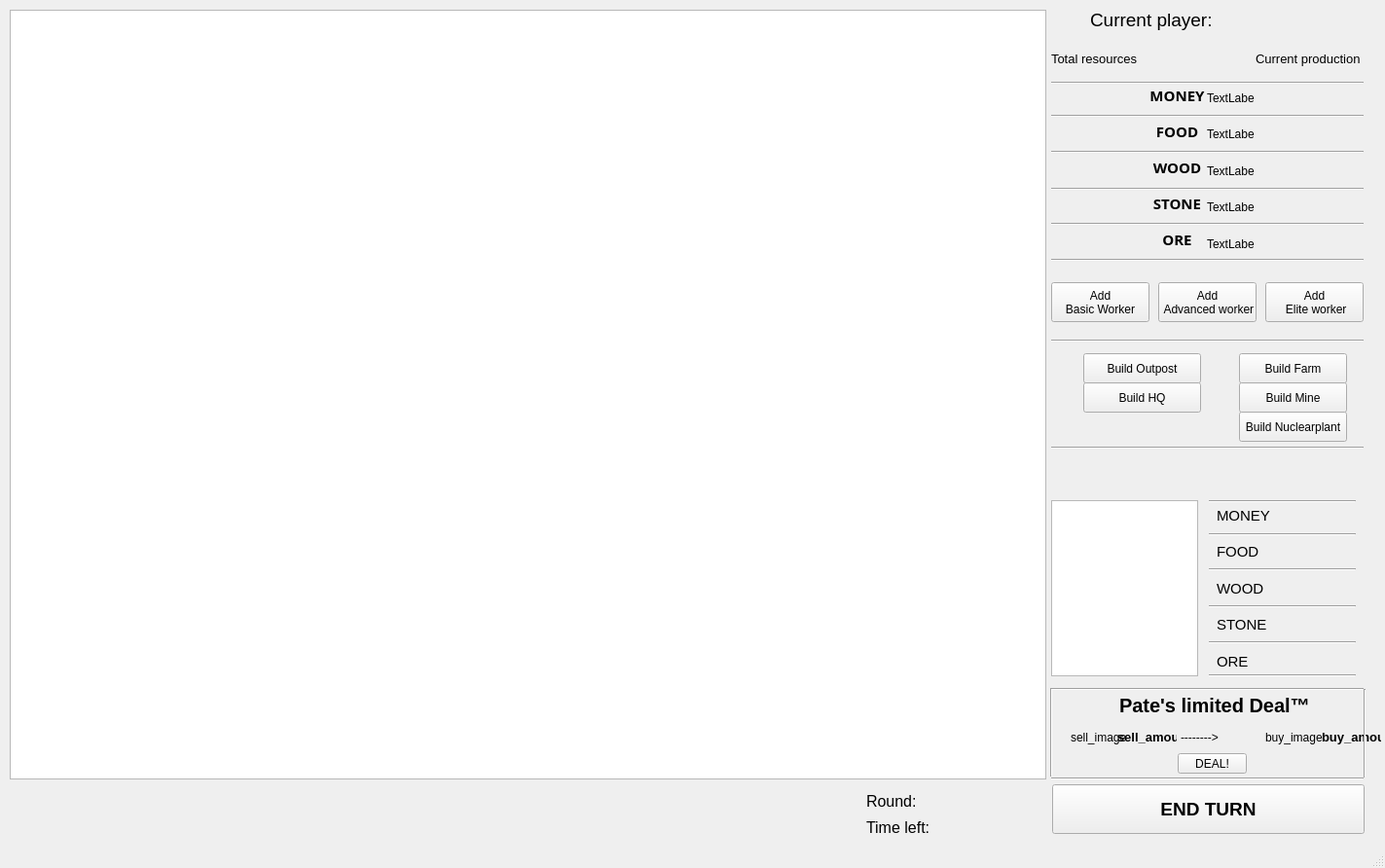
<?xml version="1.0" encoding="UTF-8"?>
<ui version="4.0">
 <class>MapWindow</class>
 <widget class="QMainWindow" name="MapWindow">
  <property name="geometry">
   <rect>
    <x>0</x>
    <y>0</y>
    <width>1423</width>
    <height>892</height>
   </rect>
  </property>
  <property name="windowTitle">
   <string>MainWindow</string>
  </property>
  <property name="layoutDirection">
   <enum>Qt::LeftToRight</enum>
  </property>
  <widget class="QWidget" name="centralwidget">
   <widget class="QGraphicsView" name="graphicsView">
    <property name="geometry">
     <rect>
      <x>10</x>
      <y>10</y>
      <width>1065</width>
      <height>791</height>
     </rect>
    </property>
    <property name="sizePolicy">
     <sizepolicy hsizetype="Fixed" vsizetype="Fixed">
      <horstretch>0</horstretch>
      <verstretch>0</verstretch>
     </sizepolicy>
    </property>
    <property name="minimumSize">
     <size>
      <width>1060</width>
      <height>675</height>
     </size>
    </property>
   </widget>
   <widget class="QPushButton" name="add_farm_button">
    <property name="geometry">
     <rect>
      <x>1273</x>
      <y>363</y>
      <width>111</width>
      <height>31</height>
     </rect>
    </property>
    <property name="text">
     <string>Build Farm</string>
    </property>
   </widget>
   <widget class="QPushButton" name="add_outpost_button">
    <property name="geometry">
     <rect>
      <x>1113</x>
      <y>363</y>
      <width>121</width>
      <height>31</height>
     </rect>
    </property>
    <property name="text">
     <string>Build Outpost</string>
    </property>
   </widget>
   <widget class="QPushButton" name="add_hq_button">
    <property name="geometry">
     <rect>
      <x>1113</x>
      <y>393</y>
      <width>121</width>
      <height>31</height>
     </rect>
    </property>
    <property name="text">
     <string>Build HQ</string>
    </property>
   </widget>
   <widget class="QPushButton" name="add_mine_button">
    <property name="geometry">
     <rect>
      <x>1273</x>
      <y>393</y>
      <width>111</width>
      <height>31</height>
     </rect>
    </property>
    <property name="text">
     <string>Build Mine</string>
    </property>
   </widget>
   <widget class="QTextBrowser" name="InfoText">
    <property name="geometry">
     <rect>
      <x>1080</x>
      <y>514</y>
      <width>151</width>
      <height>181</height>
     </rect>
    </property>
   </widget>
   <widget class="QWidget" name="gridLayoutWidget">
    <property name="geometry">
     <rect>
      <x>1250</x>
      <y>514</y>
      <width>61</width>
      <height>181</height>
     </rect>
    </property>
    <layout class="QGridLayout" name="gridLayout_4">
     <item row="0" column="0">
      <widget class="QLabel" name="label">
       <property name="font">
        <font>
         <pointsize>11</pointsize>
        </font>
       </property>
       <property name="text">
        <string>MONEY</string>
       </property>
      </widget>
     </item>
     <item row="3" column="0">
      <widget class="QLabel" name="label_2">
       <property name="font">
        <font>
         <pointsize>11</pointsize>
        </font>
       </property>
       <property name="text">
        <string>STONE</string>
       </property>
      </widget>
     </item>
     <item row="1" column="0">
      <widget class="QLabel" name="label_3">
       <property name="font">
        <font>
         <pointsize>11</pointsize>
        </font>
       </property>
       <property name="text">
        <string>FOOD</string>
       </property>
      </widget>
     </item>
     <item row="4" column="0">
      <widget class="QLabel" name="label_5">
       <property name="font">
        <font>
         <pointsize>11</pointsize>
        </font>
       </property>
       <property name="text">
        <string>ORE</string>
       </property>
      </widget>
     </item>
     <item row="2" column="0">
      <widget class="QLabel" name="label_4">
       <property name="font">
        <font>
         <pointsize>11</pointsize>
        </font>
       </property>
       <property name="text">
        <string>WOOD</string>
       </property>
      </widget>
     </item>
    </layout>
   </widget>
   <widget class="QWidget" name="gridLayoutWidget_2">
    <property name="geometry">
     <rect>
      <x>1320</x>
      <y>514</y>
      <width>61</width>
      <height>181</height>
     </rect>
    </property>
    <layout class="QGridLayout" name="gridLayout_6">
     <item row="0" column="0">
      <widget class="QLabel" name="MoneyLabel">
       <property name="font">
        <font>
         <pointsize>11</pointsize>
        </font>
       </property>
       <property name="text">
        <string/>
       </property>
      </widget>
     </item>
     <item row="3" column="0">
      <widget class="QLabel" name="StoneLabel">
       <property name="font">
        <font>
         <pointsize>11</pointsize>
        </font>
       </property>
       <property name="text">
        <string/>
       </property>
      </widget>
     </item>
     <item row="1" column="0">
      <widget class="QLabel" name="FoodLabel">
       <property name="font">
        <font>
         <pointsize>11</pointsize>
        </font>
       </property>
       <property name="text">
        <string/>
       </property>
      </widget>
     </item>
     <item row="4" column="0">
      <widget class="QLabel" name="OreLabel">
       <property name="font">
        <font>
         <pointsize>11</pointsize>
        </font>
       </property>
       <property name="text">
        <string/>
       </property>
      </widget>
     </item>
     <item row="2" column="0">
      <widget class="QLabel" name="WoodLabel">
       <property name="font">
        <font>
         <pointsize>11</pointsize>
        </font>
       </property>
       <property name="text">
        <string/>
       </property>
      </widget>
     </item>
    </layout>
   </widget>
   <widget class="QLabel" name="TileTypeLabel">
    <property name="geometry">
     <rect>
      <x>1090</x>
      <y>464</y>
      <width>301</width>
      <height>41</height>
     </rect>
    </property>
    <property name="font">
     <font>
      <pointsize>16</pointsize>
     </font>
    </property>
    <property name="autoFillBackground">
     <bool>false</bool>
    </property>
    <property name="text">
     <string/>
    </property>
    <property name="alignment">
     <set>Qt::AlignCenter</set>
    </property>
   </widget>
   <widget class="QPushButton" name="addBWButton">
    <property name="geometry">
     <rect>
      <x>1080</x>
      <y>290</y>
      <width>101</width>
      <height>41</height>
     </rect>
    </property>
    <property name="text">
     <string>Add 
Basic Worker</string>
    </property>
   </widget>
   <widget class="QPushButton" name="addAWButton">
    <property name="geometry">
     <rect>
      <x>1190</x>
      <y>290</y>
      <width>101</width>
      <height>41</height>
     </rect>
    </property>
    <property name="text">
     <string>Add
 Advanced worker</string>
    </property>
   </widget>
   <widget class="QLabel" name="statusLabel">
    <property name="geometry">
     <rect>
      <x>10</x>
      <y>808</y>
      <width>1051</width>
      <height>51</height>
     </rect>
    </property>
    <property name="font">
     <font>
      <pointsize>19</pointsize>
     </font>
    </property>
    <property name="text">
     <string/>
    </property>
    <property name="alignment">
     <set>Qt::AlignLeading|Qt::AlignLeft|Qt::AlignVCenter</set>
    </property>
   </widget>
   <widget class="QLabel" name="CurrentPlayerLabel">
    <property name="geometry">
     <rect>
      <x>1120</x>
      <y>5</y>
      <width>271</width>
      <height>31</height>
     </rect>
    </property>
    <property name="font">
     <font>
      <pointsize>14</pointsize>
     </font>
    </property>
    <property name="text">
     <string>Current player: </string>
    </property>
   </widget>
   <widget class="QWidget" name="gridLayoutWidget_4">
    <property name="geometry">
     <rect>
      <x>1090</x>
      <y>85</y>
      <width>61</width>
      <height>181</height>
     </rect>
    </property>
    <property name="font">
     <font>
      <pointsize>14</pointsize>
     </font>
    </property>
    <layout class="QGridLayout" name="gridLayout_7">
     <item row="0" column="0">
      <widget class="QLabel" name="MoneyPlayerLabel">
       <property name="font">
        <font>
         <pointsize>12</pointsize>
        </font>
       </property>
       <property name="text">
        <string/>
       </property>
      </widget>
     </item>
     <item row="1" column="0">
      <widget class="QLabel" name="FoodPlayerLabel">
       <property name="font">
        <font>
         <pointsize>12</pointsize>
        </font>
       </property>
       <property name="text">
        <string/>
       </property>
      </widget>
     </item>
     <item row="4" column="0">
      <widget class="QLabel" name="OrePlayerLabel">
       <property name="font">
        <font>
         <pointsize>12</pointsize>
        </font>
       </property>
       <property name="text">
        <string/>
       </property>
      </widget>
     </item>
     <item row="2" column="0">
      <widget class="QLabel" name="WoodPlayerLabel">
       <property name="font">
        <font>
         <pointsize>12</pointsize>
        </font>
       </property>
       <property name="text">
        <string/>
       </property>
      </widget>
     </item>
     <item row="3" column="0">
      <widget class="QLabel" name="StonePlayerLabel">
       <property name="font">
        <font>
         <pointsize>12</pointsize>
        </font>
       </property>
       <property name="text">
        <string/>
       </property>
      </widget>
     </item>
    </layout>
   </widget>
   <widget class="QPushButton" name="TurnButton">
    <property name="geometry">
     <rect>
      <x>1081</x>
      <y>806</y>
      <width>321</width>
      <height>51</height>
     </rect>
    </property>
    <property name="font">
     <font>
      <family>Nirmala UI</family>
      <pointsize>14</pointsize>
      <weight>75</weight>
      <bold>true</bold>
      <underline>false</underline>
     </font>
    </property>
    <property name="mouseTracking">
     <bool>false</bool>
    </property>
    <property name="text">
     <string>END TURN</string>
    </property>
   </widget>
   <widget class="QWidget" name="gridLayoutWidget_5">
    <property name="geometry">
     <rect>
      <x>1310</x>
      <y>85</y>
      <width>61</width>
      <height>181</height>
     </rect>
    </property>
    <property name="font">
     <font>
      <pointsize>14</pointsize>
     </font>
    </property>
    <layout class="QGridLayout" name="gridLayout_8">
     <item row="0" column="0">
      <widget class="QLabel" name="MoneyPlayerLabel_2">
       <property name="font">
        <font>
         <pointsize>12</pointsize>
        </font>
       </property>
       <property name="text">
        <string/>
       </property>
      </widget>
     </item>
     <item row="4" column="0">
      <widget class="QLabel" name="OrePlayerLabel_2">
       <property name="font">
        <font>
         <pointsize>12</pointsize>
        </font>
       </property>
       <property name="text">
        <string/>
       </property>
      </widget>
     </item>
     <item row="3" column="0">
      <widget class="QLabel" name="StonePlayerLabel_2">
       <property name="font">
        <font>
         <pointsize>12</pointsize>
        </font>
       </property>
       <property name="text">
        <string/>
       </property>
      </widget>
     </item>
     <item row="1" column="0">
      <widget class="QLabel" name="FoodPlayerLabel_2">
       <property name="font">
        <font>
         <pointsize>12</pointsize>
        </font>
       </property>
       <property name="text">
        <string/>
       </property>
      </widget>
     </item>
     <item row="2" column="0">
      <widget class="QLabel" name="WoodPlayerLabel_2">
       <property name="font">
        <font>
         <pointsize>12</pointsize>
        </font>
       </property>
       <property name="text">
        <string/>
       </property>
      </widget>
     </item>
    </layout>
   </widget>
   <widget class="QLabel" name="label_11">
    <property name="geometry">
     <rect>
      <x>1290</x>
      <y>50</y>
      <width>141</width>
      <height>21</height>
     </rect>
    </property>
    <property name="font">
     <font>
      <pointsize>10</pointsize>
     </font>
    </property>
    <property name="text">
     <string>Current production</string>
    </property>
   </widget>
   <widget class="QLabel" name="label_12">
    <property name="geometry">
     <rect>
      <x>1080</x>
      <y>50</y>
      <width>91</width>
      <height>21</height>
     </rect>
    </property>
    <property name="font">
     <font>
      <pointsize>10</pointsize>
     </font>
    </property>
    <property name="text">
     <string>Total resources</string>
    </property>
   </widget>
   <widget class="Line" name="line">
    <property name="geometry">
     <rect>
      <x>1080</x>
      <y>257</y>
      <width>321</width>
      <height>20</height>
     </rect>
    </property>
    <property name="orientation">
     <enum>Qt::Horizontal</enum>
    </property>
   </widget>
   <widget class="Line" name="line_2">
    <property name="geometry">
     <rect>
      <x>1080</x>
      <y>220</y>
      <width>321</width>
      <height>20</height>
     </rect>
    </property>
    <property name="orientation">
     <enum>Qt::Horizontal</enum>
    </property>
   </widget>
   <widget class="Line" name="line_3">
    <property name="geometry">
     <rect>
      <x>1080</x>
      <y>184</y>
      <width>321</width>
      <height>20</height>
     </rect>
    </property>
    <property name="orientation">
     <enum>Qt::Horizontal</enum>
    </property>
   </widget>
   <widget class="Line" name="line_4">
    <property name="geometry">
     <rect>
      <x>1080</x>
      <y>146</y>
      <width>321</width>
      <height>20</height>
     </rect>
    </property>
    <property name="orientation">
     <enum>Qt::Horizontal</enum>
    </property>
   </widget>
   <widget class="Line" name="line_5">
    <property name="geometry">
     <rect>
      <x>1080</x>
      <y>109</y>
      <width>321</width>
      <height>20</height>
     </rect>
    </property>
    <property name="orientation">
     <enum>Qt::Horizontal</enum>
    </property>
   </widget>
   <widget class="Line" name="line_6">
    <property name="geometry">
     <rect>
      <x>1080</x>
      <y>75</y>
      <width>321</width>
      <height>20</height>
     </rect>
    </property>
    <property name="orientation">
     <enum>Qt::Horizontal</enum>
    </property>
   </widget>
   <widget class="Line" name="line_7">
    <property name="geometry">
     <rect>
      <x>1242</x>
      <y>539</y>
      <width>151</width>
      <height>20</height>
     </rect>
    </property>
    <property name="orientation">
     <enum>Qt::Horizontal</enum>
    </property>
   </widget>
   <widget class="Line" name="line_8">
    <property name="geometry">
     <rect>
      <x>1242</x>
      <y>575</y>
      <width>151</width>
      <height>20</height>
     </rect>
    </property>
    <property name="orientation">
     <enum>Qt::Horizontal</enum>
    </property>
   </widget>
   <widget class="Line" name="line_9">
    <property name="geometry">
     <rect>
      <x>1242</x>
      <y>613</y>
      <width>151</width>
      <height>20</height>
     </rect>
    </property>
    <property name="orientation">
     <enum>Qt::Horizontal</enum>
    </property>
   </widget>
   <widget class="Line" name="line_10">
    <property name="geometry">
     <rect>
      <x>1242</x>
      <y>650</y>
      <width>151</width>
      <height>20</height>
     </rect>
    </property>
    <property name="orientation">
     <enum>Qt::Horizontal</enum>
    </property>
   </widget>
   <widget class="Line" name="line_11">
    <property name="geometry">
     <rect>
      <x>1242</x>
      <y>684</y>
      <width>151</width>
      <height>20</height>
     </rect>
    </property>
    <property name="orientation">
     <enum>Qt::Horizontal</enum>
    </property>
   </widget>
   <widget class="Line" name="line_12">
    <property name="geometry">
     <rect>
      <x>1242</x>
      <y>505</y>
      <width>151</width>
      <height>20</height>
     </rect>
    </property>
    <property name="orientation">
     <enum>Qt::Horizontal</enum>
    </property>
   </widget>
   <widget class="Line" name="line_13">
    <property name="geometry">
     <rect>
      <x>1080</x>
      <y>340</y>
      <width>321</width>
      <height>20</height>
     </rect>
    </property>
    <property name="orientation">
     <enum>Qt::Horizontal</enum>
    </property>
   </widget>
   <widget class="QLabel" name="outpost_label">
    <property name="geometry">
     <rect>
      <x>1083</x>
      <y>363</y>
      <width>31</width>
      <height>31</height>
     </rect>
    </property>
    <property name="text">
     <string/>
    </property>
   </widget>
   <widget class="QLabel" name="hq_label">
    <property name="geometry">
     <rect>
      <x>1083</x>
      <y>393</y>
      <width>31</width>
      <height>31</height>
     </rect>
    </property>
    <property name="text">
     <string/>
    </property>
   </widget>
   <widget class="QLabel" name="farm_label">
    <property name="geometry">
     <rect>
      <x>1243</x>
      <y>363</y>
      <width>31</width>
      <height>31</height>
     </rect>
    </property>
    <property name="text">
     <string/>
    </property>
   </widget>
   <widget class="QLabel" name="mine_label">
    <property name="geometry">
     <rect>
      <x>1243</x>
      <y>393</y>
      <width>31</width>
      <height>31</height>
     </rect>
    </property>
    <property name="text">
     <string/>
    </property>
   </widget>
   <widget class="QPushButton" name="addEWButton">
    <property name="geometry">
     <rect>
      <x>1300</x>
      <y>290</y>
      <width>101</width>
      <height>41</height>
     </rect>
    </property>
    <property name="text">
     <string>Add 
 Elite worker</string>
    </property>
   </widget>
   <widget class="QLabel" name="label_9">
    <property name="geometry">
     <rect>
      <x>1180</x>
      <y>230</y>
      <width>59</width>
      <height>31</height>
     </rect>
    </property>
    <property name="font">
     <font>
      <family>MS Reference Sans Serif</family>
      <pointsize>11</pointsize>
      <weight>75</weight>
      <bold>true</bold>
     </font>
    </property>
    <property name="text">
     <string>ORE</string>
    </property>
    <property name="alignment">
     <set>Qt::AlignCenter</set>
    </property>
   </widget>
   <widget class="QLabel" name="label_7">
    <property name="geometry">
     <rect>
      <x>1180</x>
      <y>193</y>
      <width>59</width>
      <height>31</height>
     </rect>
    </property>
    <property name="font">
     <font>
      <family>MS Reference Sans Serif</family>
      <pointsize>11</pointsize>
      <weight>75</weight>
      <bold>true</bold>
     </font>
    </property>
    <property name="text">
     <string>STONE</string>
    </property>
    <property name="alignment">
     <set>Qt::AlignCenter</set>
    </property>
   </widget>
   <widget class="QLabel" name="label_10">
    <property name="geometry">
     <rect>
      <x>1180</x>
      <y>156</y>
      <width>59</width>
      <height>31</height>
     </rect>
    </property>
    <property name="font">
     <font>
      <family>MS Reference Sans Serif</family>
      <pointsize>11</pointsize>
      <weight>75</weight>
      <bold>true</bold>
     </font>
    </property>
    <property name="text">
     <string>WOOD</string>
    </property>
    <property name="alignment">
     <set>Qt::AlignCenter</set>
    </property>
   </widget>
   <widget class="QLabel" name="label_8">
    <property name="geometry">
     <rect>
      <x>1180</x>
      <y>119</y>
      <width>59</width>
      <height>31</height>
     </rect>
    </property>
    <property name="font">
     <font>
      <family>MS Reference Sans Serif</family>
      <pointsize>11</pointsize>
      <weight>75</weight>
      <bold>true</bold>
     </font>
    </property>
    <property name="text">
     <string>FOOD</string>
    </property>
    <property name="alignment">
     <set>Qt::AlignCenter</set>
    </property>
   </widget>
   <widget class="QLabel" name="label_6">
    <property name="geometry">
     <rect>
      <x>1180</x>
      <y>82</y>
      <width>59</width>
      <height>31</height>
     </rect>
    </property>
    <property name="font">
     <font>
      <family>MS Reference Sans Serif</family>
      <pointsize>11</pointsize>
      <weight>75</weight>
      <bold>true</bold>
     </font>
    </property>
    <property name="text">
     <string>MONEY</string>
    </property>
    <property name="alignment">
     <set>Qt::AlignCenter</set>
    </property>
   </widget>
   <widget class="QWidget" name="verticalLayoutWidget">
    <property name="geometry">
     <rect>
      <x>1240</x>
      <y>85</y>
      <width>49</width>
      <height>181</height>
     </rect>
    </property>
    <layout class="QVBoxLayout" name="verticalLayout">
     <item>
      <widget class="QLabel" name="moneyPic">
       <property name="text">
        <string>TextLabel</string>
       </property>
      </widget>
     </item>
     <item>
      <widget class="QLabel" name="foodPic">
       <property name="text">
        <string>TextLabel</string>
       </property>
      </widget>
     </item>
     <item>
      <widget class="QLabel" name="woodPic">
       <property name="text">
        <string>TextLabel</string>
       </property>
      </widget>
     </item>
     <item>
      <widget class="QLabel" name="stonePic">
       <property name="text">
        <string>TextLabel</string>
       </property>
      </widget>
     </item>
     <item>
      <widget class="QLabel" name="orePic">
       <property name="text">
        <string>TextLabel</string>
       </property>
      </widget>
     </item>
    </layout>
   </widget>
   <widget class="QPushButton" name="add_np_button">
    <property name="geometry">
     <rect>
      <x>1273</x>
      <y>423</y>
      <width>111</width>
      <height>31</height>
     </rect>
    </property>
    <property name="text">
     <string>Build Nuclearplant</string>
    </property>
   </widget>
   <widget class="QLabel" name="np_label">
    <property name="geometry">
     <rect>
      <x>1240</x>
      <y>420</y>
      <width>31</width>
      <height>31</height>
     </rect>
    </property>
    <property name="text">
     <string/>
    </property>
   </widget>
   <widget class="Line" name="line_14">
    <property name="geometry">
     <rect>
      <x>1080</x>
      <y>450</y>
      <width>321</width>
      <height>20</height>
     </rect>
    </property>
    <property name="orientation">
     <enum>Qt::Horizontal</enum>
    </property>
   </widget>
   <widget class="QLabel" name="label_13">
    <property name="geometry">
     <rect>
      <x>890</x>
      <y>830</y>
      <width>81</width>
      <height>41</height>
     </rect>
    </property>
    <property name="font">
     <font>
      <pointsize>12</pointsize>
     </font>
    </property>
    <property name="text">
     <string>Time left:</string>
    </property>
   </widget>
   <widget class="QLabel" name="time_left_label">
    <property name="geometry">
     <rect>
      <x>970</x>
      <y>830</y>
      <width>81</width>
      <height>41</height>
     </rect>
    </property>
    <property name="font">
     <font>
      <pointsize>12</pointsize>
     </font>
    </property>
    <property name="text">
     <string/>
    </property>
   </widget>
   <widget class="QLabel" name="round_label">
    <property name="geometry">
     <rect>
      <x>960</x>
      <y>810</y>
      <width>81</width>
      <height>31</height>
     </rect>
    </property>
    <property name="font">
     <font>
      <pointsize>12</pointsize>
     </font>
    </property>
    <property name="text">
     <string/>
    </property>
   </widget>
   <widget class="QLabel" name="label_14">
    <property name="geometry">
     <rect>
      <x>890</x>
      <y>803</y>
      <width>81</width>
      <height>41</height>
     </rect>
    </property>
    <property name="font">
     <font>
      <pointsize>12</pointsize>
     </font>
    </property>
    <property name="text">
     <string>Round:</string>
    </property>
   </widget>
   <widget class="QPushButton" name="deal_button">
    <property name="geometry">
     <rect>
      <x>1210</x>
      <y>774</y>
      <width>71</width>
      <height>21</height>
     </rect>
    </property>
    <property name="text">
     <string>DEAL!</string>
    </property>
   </widget>
   <widget class="QLabel" name="sell_amount_label">
    <property name="geometry">
     <rect>
      <x>1148</x>
      <y>737</y>
      <width>61</width>
      <height>41</height>
     </rect>
    </property>
    <property name="font">
     <font>
      <pointsize>10</pointsize>
      <weight>75</weight>
      <bold>true</bold>
     </font>
    </property>
    <property name="text">
     <string>sell_amount</string>
    </property>
   </widget>
   <widget class="QLabel" name="buy_image_label">
    <property name="geometry">
     <rect>
      <x>1300</x>
      <y>737</y>
      <width>61</width>
      <height>41</height>
     </rect>
    </property>
    <property name="text">
     <string>buy_image</string>
    </property>
   </widget>
   <widget class="QLabel" name="buy_amount_label">
    <property name="geometry">
     <rect>
      <x>1358</x>
      <y>737</y>
      <width>61</width>
      <height>41</height>
     </rect>
    </property>
    <property name="font">
     <font>
      <pointsize>10</pointsize>
      <weight>75</weight>
      <bold>true</bold>
     </font>
    </property>
    <property name="text">
     <string>buy_amount</string>
    </property>
   </widget>
   <widget class="QLabel" name="sell_image_label">
    <property name="geometry">
     <rect>
      <x>1100</x>
      <y>737</y>
      <width>61</width>
      <height>41</height>
     </rect>
    </property>
    <property name="text">
     <string>sell_image</string>
    </property>
   </widget>
   <widget class="QLabel" name="arrow_image_label">
    <property name="geometry">
     <rect>
      <x>1213</x>
      <y>737</y>
      <width>61</width>
      <height>41</height>
     </rect>
    </property>
    <property name="text">
     <string>--------&gt;</string>
    </property>
   </widget>
   <widget class="QLabel" name="sell_amount_label_2">
    <property name="geometry">
     <rect>
      <x>1150</x>
      <y>704</y>
      <width>211</width>
      <height>41</height>
     </rect>
    </property>
    <property name="font">
     <font>
      <pointsize>15</pointsize>
      <weight>75</weight>
      <bold>true</bold>
     </font>
    </property>
    <property name="text">
     <string>Pate's limited Deal™</string>
    </property>
   </widget>
   <widget class="Line" name="line_15">
    <property name="geometry">
     <rect>
      <x>1080</x>
      <y>698</y>
      <width>321</width>
      <height>20</height>
     </rect>
    </property>
    <property name="orientation">
     <enum>Qt::Horizontal</enum>
    </property>
   </widget>
   <widget class="Line" name="line_16">
    <property name="geometry">
     <rect>
      <x>1070</x>
      <y>707</y>
      <width>20</width>
      <height>91</height>
     </rect>
    </property>
    <property name="orientation">
     <enum>Qt::Vertical</enum>
    </property>
   </widget>
   <widget class="Line" name="line_17">
    <property name="geometry">
     <rect>
      <x>1392</x>
      <y>708</y>
      <width>20</width>
      <height>91</height>
     </rect>
    </property>
    <property name="orientation">
     <enum>Qt::Vertical</enum>
    </property>
   </widget>
   <widget class="Line" name="line_18">
    <property name="geometry">
     <rect>
      <x>1080</x>
      <y>790</y>
      <width>321</width>
      <height>20</height>
     </rect>
    </property>
    <property name="orientation">
     <enum>Qt::Horizontal</enum>
    </property>
   </widget>
  </widget>
  <widget class="QMenuBar" name="menubar">
   <property name="geometry">
    <rect>
     <x>0</x>
     <y>0</y>
     <width>1423</width>
     <height>21</height>
    </rect>
   </property>
  </widget>
  <widget class="QStatusBar" name="statusbar"/>
 </widget>
 <resources/>
 <connections/>
</ui>
